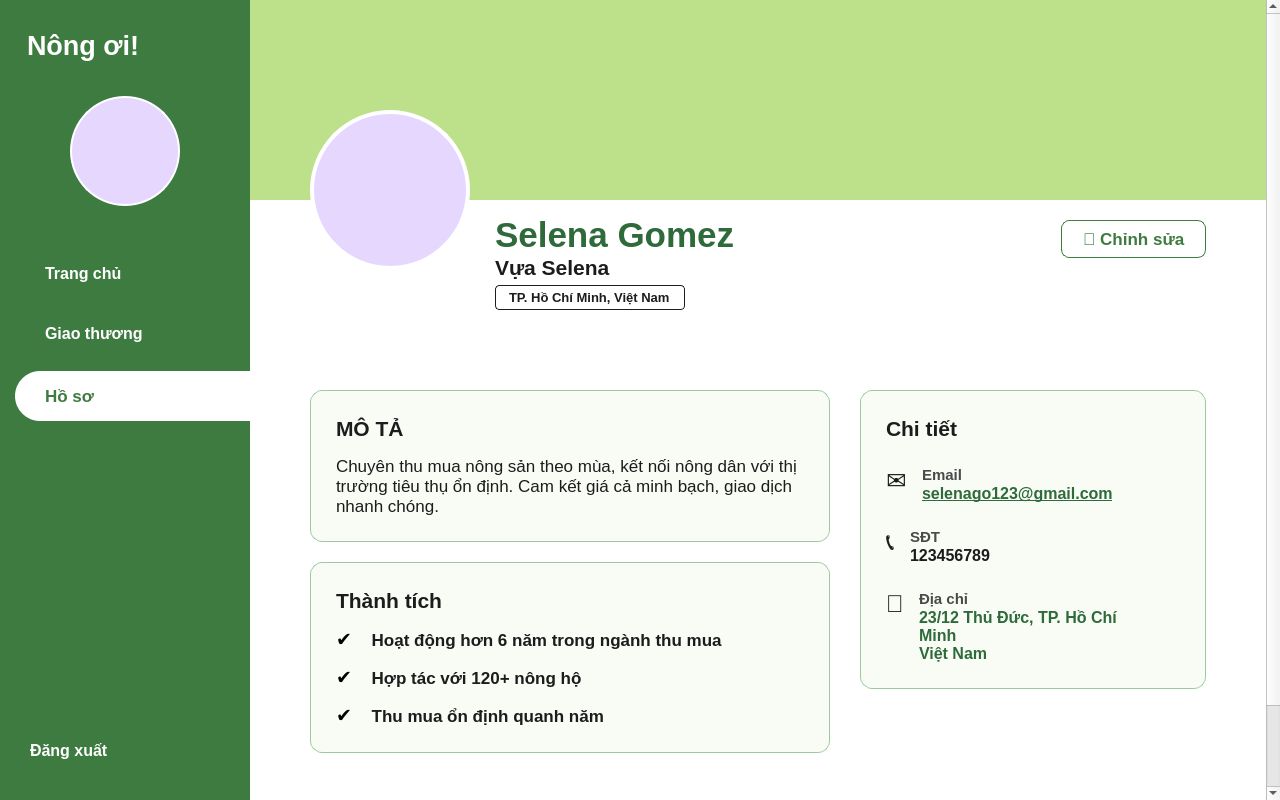
<?xml version="1.0" encoding="UTF-8"?>
<ui version="4.0">
 <class>ProfileChuVuaScreen</class>
 <widget class="QWidget" name="ProfileChuVuaScreen">
  <property name="geometry">
   <rect>
    <x>0</x>
    <y>0</y>
    <width>1280</width>
    <height>800</height>
   </rect>
  </property>
  <property name="windowTitle">
   <string>Hồ sơ Chủ vựa - Nông Ơi</string>
  </property>
  <property name="styleSheet">
   <string notr="true">QWidget#ProfileChuVuaScreen {
    background-color: #111111;
}
QLabel {
    font-family: 'Segoe UI', Arial, sans-serif;
}
QScrollArea {
    border: none;
    background-color: transparent;
}</string>
  </property>
  <layout class="QHBoxLayout" name="main_layout">
   <property name="spacing">
    <number>0</number>
   </property>
   <property name="leftMargin">
    <number>0</number>
   </property>
   <property name="topMargin">
    <number>0</number>
   </property>
   <property name="rightMargin">
    <number>0</number>
   </property>
   <property name="bottomMargin">
    <number>0</number>
   </property>

   <!-- SIDEBAR CHUẨN TỪ HOME CHỦ VỰA -->
   <item>
    <widget class="QFrame" name="sidebar">
     <property name="minimumSize">
      <size>
       <width>250</width>
       <height>0</height>
      </size>
     </property>
     <property name="maximumSize">
      <size>
       <width>250</width>
       <height>16777215</height>
      </size>
     </property>
     <property name="styleSheet">
      <string notr="true">QFrame#sidebar {
    background-color: #3E7B40;
}</string>
     </property>
     <layout class="QVBoxLayout" name="verticalLayout_sidebar">
      <property name="spacing">
       <number>15</number>
      </property>
      <property name="leftMargin">
       <number>0</number>
      </property>
      <property name="topMargin">
       <number>30</number>
      </property>
      <property name="rightMargin">
       <number>0</number>
      </property>
      <property name="bottomMargin">
       <number>30</number>
      </property>
      <item>
       <widget class="QLabel" name="lbl_logo">
        <property name="styleSheet">
         <string notr="true">color: white;
font-size: 20pt;
font-weight: bold;
padding-left: 20px;</string>
        </property>
        <property name="text">
         <string>Nông ơi!</string>
        </property>
       </widget>
      </item>
      <item>
       <spacer name="verticalSpacer_avatar_top">
        <property name="orientation">
         <enum>Qt::Vertical</enum>
        </property>
        <property name="sizeType">
         <enum>QSizePolicy::Fixed</enum>
        </property>
        <property name="sizeHint" stdset="0">
         <size>
          <width>20</width>
          <height>20</height>
         </size>
        </property>
       </spacer>
      </item>
      <item>
       <layout class="QHBoxLayout" name="avatar_layout">
        <item>
         <widget class="QLabel" name="lbl_avatar">
          <property name="minimumSize">
           <size>
            <width>110</width>
            <height>110</height>
           </size>
          </property>
          <property name="maximumSize">
           <size>
            <width>110</width>
            <height>110</height>
           </size>
          </property>
          <property name="styleSheet">
           <string notr="true">background-color: #E6D7FF;
border-radius: 55px;
border: 2px solid white;</string>
          </property>
          <property name="text">
           <string/>
          </property>
          <property name="pixmap">
           <pixmap>../Hình ảnh/icon_user_purple.png</pixmap>
          </property>
          <property name="scaledContents">
           <bool>true</bool>
          </property>
          <property name="alignment">
           <set>Qt::AlignCenter</set>
          </property>
         </widget>
        </item>
       </layout>
      </item>
      <item>
       <spacer name="verticalSpacer_menu_top">
        <property name="orientation">
         <enum>Qt::Vertical</enum>
        </property>
        <property name="sizeType">
         <enum>QSizePolicy::Fixed</enum>
        </property>
        <property name="sizeHint" stdset="0">
         <size>
          <width>20</width>
          <height>30</height>
         </size>
        </property>
       </spacer>
      </item>

      <!-- INACTIVE: Trang chủ -->
      <item>
       <widget class="QPushButton" name="btn_menu_trang_chu">
        <property name="minimumSize">
         <size>
          <width>0</width>
          <height>45</height>
         </size>
        </property>
        <property name="cursor">
         <cursorShape>PointingHandCursor</cursorShape>
        </property>
        <property name="styleSheet">
         <string notr="true">QPushButton {
    background-color: transparent;
    color: white;
    font-size: 12pt;
    font-weight: bold;
    text-align: left;
    padding-left: 45px;
    border: none;
}
QPushButton:hover {
    color: #DDF3B9;
}</string>
        </property>
        <property name="text">
         <string>Trang chủ</string>
        </property>
       </widget>
      </item>

      <!-- INACTIVE: Giao thương -->
      <item>
       <widget class="QPushButton" name="btn_menu_giao_thuong">
        <property name="minimumSize">
         <size>
          <width>0</width>
          <height>45</height>
         </size>
        </property>
        <property name="cursor">
         <cursorShape>PointingHandCursor</cursorShape>
        </property>
        <property name="styleSheet">
         <string notr="true">QPushButton {
    background-color: transparent;
    color: white;
    font-size: 12pt;
    font-weight: bold;
    text-align: left;
    padding-left: 45px;
    border: none;
}
QPushButton:hover {
    color: #DDF3B9;
}</string>
        </property>
        <property name="text">
         <string>Giao thương</string>
        </property>
       </widget>
      </item>

      <!-- ACTIVE: Hồ sơ -->
      <item>
       <widget class="QPushButton" name="btn_menu_ho_so">
        <property name="minimumSize">
         <size>
          <width>0</width>
          <height>50</height>
         </size>
        </property>
        <property name="cursor">
         <cursorShape>PointingHandCursor</cursorShape>
        </property>
        <property name="styleSheet">
         <string notr="true">QPushButton {
    background-color: #FFFFFF;
    color: #3E7B40;
    font-size: 13pt;
    font-weight: bold;
    text-align: left;
    padding-left: 30px;
    border: none;
    border-top-left-radius: 25px;
    border-bottom-left-radius: 25px;
    margin-left: 15px;
}</string>
        </property>
        <property name="text">
         <string>Hồ sơ</string>
        </property>
       </widget>
      </item>

      <item>
       <spacer name="verticalSpacer_sidebar_bottom">
        <property name="orientation">
         <enum>Qt::Vertical</enum>
        </property>
        <property name="sizeHint" stdset="0">
         <size>
          <width>20</width>
          <height>40</height>
         </size>
        </property>
       </spacer>
      </item>

      <item>
       <widget class="QPushButton" name="btn_dang_xuat">
        <property name="minimumSize">
         <size>
          <width>0</width>
          <height>40</height>
         </size>
        </property>
        <property name="cursor">
         <cursorShape>PointingHandCursor</cursorShape>
        </property>
        <property name="styleSheet">
         <string notr="true">QPushButton {
    background-color: transparent;
    color: white;
    font-size: 12pt;
    font-weight: bold;
    text-align: left;
    padding-left: 30px;
    border: none;
}
QPushButton:hover {
    color: #FFB3B3;
}</string>
        </property>
        <property name="text">
         <string>Đăng xuất</string>
        </property>
       </widget>
      </item>
     </layout>
    </widget>
   </item>

   <!-- BÊN PHẢI: KHUNG SCROLL AREA -->
   <item>
    <widget class="QScrollArea" name="scroll_area">
     <property name="widgetResizable">
      <bool>true</bool>
     </property>
     <property name="frameShape">
      <enum>QFrame::NoFrame</enum>
     </property>
     <property name="styleSheet">
      <string notr="true">QScrollArea {
    background-color: #FFFFFF;
    border: none;
}</string>
     </property>
     <widget class="QWidget" name="scrollAreaWidgetContents">
      <property name="geometry">
       <rect>
        <x>0</x>
        <y>0</y>
        <width>1030</width>
        <height>900</height>
       </rect>
      </property>
      <property name="styleSheet">
       <string notr="true">QWidget#scrollAreaWidgetContents {
    background-color: #FFFFFF;
}</string>
      </property>
      <layout class="QVBoxLayout" name="verticalLayout_main">
       <property name="spacing">
        <number>0</number>
       </property>
       <property name="leftMargin">
        <number>0</number>
       </property>
       <property name="topMargin">
        <number>0</number>
       </property>
       <property name="rightMargin">
        <number>0</number>
       </property>
       <property name="bottomMargin">
        <number>0</number>
       </property>

       <!-- LƯỚI GRID HEADER (Chứa Banner, Avatar, Info, Button đè lên nhau) -->
       <item>
        <layout class="QGridLayout" name="gridLayout_header">
         <property name="spacing">
          <number>0</number>
         </property>

         <!-- Row 0: Background Banner (Xanh nhạt) -->
         <item row="0" column="0" rowspan="1" colspan="7">
          <widget class="QFrame" name="banner_frame">
           <property name="minimumSize">
            <size>
             <width>0</width>
             <height>200</height>
            </size>
           </property>
           <property name="styleSheet">
            <string notr="true">background-color: #BDE08B;</string>
           </property>
          </widget>
         </item>

         <!-- Spacer tạo khoảng cách mép trái (Cột 0) -->
         <item row="0" column="0" rowspan="2">
          <spacer name="hs_banner_left">
           <property name="orientation">
            <enum>Qt::Horizontal</enum>
           </property>
           <property name="sizeType">
            <enum>QSizePolicy::Fixed</enum>
           </property>
           <property name="sizeHint" stdset="0">
            <size>
             <width>60</width>
             <height>10</height>
            </size>
           </property>
          </spacer>
         </item>

         <!-- Row 0, 1: Avatar cắt ngang banner -->
         <item row="0" column="1" rowspan="2">
          <layout class="QVBoxLayout" name="vbox_avatar">
           <property name="topMargin">
            <number>110</number>
           </property>
           <item alignment="Qt::AlignCenter">
            <widget class="QLabel" name="lbl_avatar_large">
             <property name="minimumSize">
              <size>
               <width>160</width>
               <height>160</height>
              </size>
             </property>
             <property name="maximumSize">
              <size>
               <width>160</width>
               <height>160</height>
              </size>
             </property>
             <property name="styleSheet">
              <string notr="true">background-color: #E6D7FF;
border-radius: 80px;
border: 4px solid white;</string>
             </property>
             <property name="pixmap">
              <pixmap>../Hình ảnh/icon_user_purple.png</pixmap>
             </property>
             <property name="scaledContents">
              <bool>true</bool>
             </property>
             <property name="alignment">
              <set>Qt::AlignCenter</set>
             </property>
            </widget>
           </item>
           <item>
            <spacer name="vs_avatar_bottom">
             <property name="orientation"><enum>Qt::Vertical</enum></property>
             <property name="sizeHint" stdset="0"><size><width>20</width><height>20</height></size></property>
            </spacer>
           </item>
          </layout>
         </item>

         <!-- Spacer giữa Avatar và Text -->
         <item row="0" column="2" rowspan="2">
          <spacer name="hs_avatar_text">
           <property name="orientation">
            <enum>Qt::Horizontal</enum>
           </property>
           <property name="sizeType">
            <enum>QSizePolicy::Fixed</enum>
           </property>
           <property name="sizeHint" stdset="0">
            <size>
             <width>25</width>
             <height>10</height>
            </size>
           </property>
          </spacer>
         </item>

         <!-- Row 1: Thông tin Profile -->
         <item row="1" column="3" alignment="Qt::AlignLeft|Qt::AlignTop">
          <layout class="QVBoxLayout" name="vbox_profile_info">
           <property name="spacing">
            <number>0</number>
           </property>
           <property name="topMargin">
            <number>15</number>
           </property>
           <property name="bottomMargin">
            <number>0</number>
           </property>
           <item>
            <widget class="QLabel" name="lbl_profile_name">
             <property name="text">
              <string>Selena Gomez</string>
             </property>
             <property name="styleSheet">
              <string notr="true">color: #2E6A3A; font-size: 26pt; font-weight: 900; margin: 0; padding: 0;</string>
             </property>
            </widget>
           </item>
           <item>
            <widget class="QLabel" name="lbl_profile_farm">
             <property name="text">
              <string>Vựa Selena</string>
             </property>
             <property name="styleSheet">
              <string notr="true">color: #1C1C1C; font-size: 16pt; font-weight: bold; margin-top: -5px; padding: 0;</string>
             </property>
            </widget>
           </item>
           <item>
            <layout class="QHBoxLayout" name="hbox_loc">
             <property name="topMargin">
              <number>5</number>
             </property>
             <item>
              <widget class="QLabel" name="lbl_profile_loc">
               <property name="text">
                <string>TP. Hồ Chí Minh, Việt Nam</string>
               </property>
               <property name="styleSheet">
                <string notr="true">border: 1px solid #1C1C1C; padding: 4px 10px; border-radius: 4px; color: #1C1C1C; font-weight: bold; font-size: 10pt;</string>
               </property>
              </widget>
             </item>
             <item>
              <spacer name="hs_loc_right">
               <property name="orientation">
                <enum>Qt::Horizontal</enum>
               </property>
               <property name="sizeHint" stdset="0">
                <size>
                 <width>40</width>
                 <height>20</height>
                </size>
               </property>
              </spacer>
             </item>
            </layout>
           </item>
           <item>
            <spacer name="vs_info_bottom">
             <property name="orientation"><enum>Qt::Vertical</enum></property>
             <property name="sizeHint" stdset="0">
              <size>
               <width>20</width>
               <height>40</height>
              </size>
             </property>
            </spacer>
           </item>
          </layout>
         </item>

         <!-- Đẩy nút qua bên phải và ép chữ sang trái -->
         <item row="0" column="4" rowspan="2">
          <spacer name="hs_text_btn">
           <property name="orientation">
            <enum>Qt::Horizontal</enum>
           </property>
           <property name="sizeType">
            <enum>QSizePolicy::Expanding</enum>
           </property>
           <property name="sizeHint" stdset="0">
            <size>
             <width>40</width>
             <height>10</height>
            </size>
           </property>
          </spacer>
         </item>

         <!-- Row 1: Nút Chỉnh sửa -->
         <item row="1" column="5" alignment="Qt::AlignTop">
          <layout class="QVBoxLayout">
           <property name="topMargin">
            <number>20</number>
           </property>
           <item>
            <widget class="QPushButton" name="btn_chinh_sua">
             <property name="text">
              <string>📝 Chỉnh sửa</string>
             </property>
             <property name="cursor">
              <cursorShape>PointingHandCursor</cursorShape>
             </property>
             <property name="styleSheet">
              <string notr="true">QPushButton {
    border: 1px solid #3E7B40;
    color: #3E7B40;
    background-color: white;
    border-radius: 8px;
    padding: 8px 20px;
    font-weight: bold;
    font-size: 13pt;
}
QPushButton:hover {
    background-color: #F8FCF5;
}</string>
             </property>
            </widget>
           </item>
          </layout>
         </item>

         <!-- Spacer phải ngoài cùng -->
         <item row="0" column="6" rowspan="2">
          <spacer name="hs_banner_right">
           <property name="orientation">
            <enum>Qt::Horizontal</enum>
           </property>
           <property name="sizeType">
            <enum>QSizePolicy::Fixed</enum>
           </property>
           <property name="sizeHint" stdset="0">
            <size>
             <width>60</width>
             <height>10</height>
            </size>
           </property>
          </spacer>
         </item>
        </layout>
       </item>

       <item>
        <layout class="QHBoxLayout" name="cards_layout">
         <property name="spacing">
          <number>30</number>
         </property>
         <property name="leftMargin">
          <number>60</number>
         </property>
         <property name="topMargin">
          <number>40</number>
         </property>
         <property name="rightMargin">
          <number>60</number>
         </property>
         <property name="bottomMargin">
          <number>60</number>
         </property>

         <!-- Cột Trái -->
         <item>
          <widget class="QFrame" name="left_col">
           <property name="sizePolicy">
            <sizepolicy hsizetype="Preferred" vsizetype="Preferred">
             <horstretch>6</horstretch>
             <verstretch>0</verstretch>
            </sizepolicy>
           </property>
           <property name="styleSheet">
            <string notr="true">border: none; background: transparent;</string>
           </property>
           <layout class="QVBoxLayout" name="vbox_left">
            <property name="spacing">
             <number>20</number>
            </property>
            <property name="leftMargin">
             <number>0</number>
            </property>
            <property name="topMargin">
             <number>0</number>
            </property>
            <property name="rightMargin">
             <number>0</number>
            </property>
            <property name="bottomMargin">
             <number>0</number>
            </property>

            <!-- Card Mô tả -->
            <item>
             <widget class="QFrame" name="card_mo_ta">
              <property name="styleSheet">
               <string notr="true">QFrame#card_mo_ta {
    background-color: #F8FCF5;
    border: 1px solid #9BCA9E;
    border-radius: 12px;
}</string>
              </property>
              <layout class="QVBoxLayout">
               <property name="spacing">
                <number>15</number>
               </property>
               <property name="leftMargin">
                <number>25</number>
               </property>
               <property name="topMargin">
                <number>25</number>
               </property>
               <property name="rightMargin">
                <number>25</number>
               </property>
               <property name="bottomMargin">
                <number>25</number>
               </property>
               <item>
                <widget class="QLabel" name="lbl_mota_title">
                 <property name="text">
                  <string>MÔ TẢ</string>
                 </property>
                 <property name="styleSheet">
                  <string notr="true">color: #1C1C1C; font-size: 16pt; font-weight: bold; border: none;</string>
                 </property>
                </widget>
               </item>
               <item>
                <widget class="QLabel" name="lbl_mota_desc">
                 <property name="text">
                  <string>Chuyên thu mua nông sản theo mùa, kết nối nông dân với thị trường tiêu thụ ổn định. Cam kết giá cả minh bạch, giao dịch nhanh chóng.</string>
                 </property>
                 <property name="styleSheet">
                  <string notr="true">color: #1C1C1C; font-size: 13pt; border: none; line-height: 1.5;</string>
                 </property>
                 <property name="wordWrap">
                  <bool>true</bool>
                 </property>
                </widget>
               </item>
              </layout>
             </widget>
            </item>

            <!-- Card Thành tích -->
            <item>
             <widget class="QFrame" name="card_thanh_tich">
              <property name="styleSheet">
               <string notr="true">QFrame#card_thanh_tich {
    background-color: #F8FCF5;
    border: 1px solid #9BCA9E;
    border-radius: 12px;
}</string>
              </property>
              <layout class="QVBoxLayout">
               <property name="spacing">
                <number>15</number>
               </property>
               <property name="leftMargin">
                <number>25</number>
               </property>
               <property name="topMargin">
                <number>25</number>
               </property>
               <property name="rightMargin">
                <number>25</number>
               </property>
               <property name="bottomMargin">
                <number>25</number>
               </property>
               <item>
                <widget class="QLabel" name="lbl_tt_title">
                 <property name="text">
                  <string>Thành tích</string>
                 </property>
                 <property name="styleSheet">
                  <string notr="true">color: #1C1C1C; font-size: 16pt; font-weight: bold; border: none;</string>
                 </property>
                </widget>
               </item>

               <item>
                <layout class="QHBoxLayout">
                 <item>
                  <widget class="QLabel">
                   <property name="text"><string>✔️</string></property>
                   <property name="styleSheet"><string notr="true">font-size: 14pt; border: none;</string></property>
                  </widget>
                 </item>
                 <item>
                  <widget class="QLabel">
                   <property name="text"><string> Hoạt động hơn 6 năm trong ngành thu mua</string></property>
                   <property name="styleSheet"><string notr="true">font-size: 13pt; font-weight: bold; color: #1C1C1C; border: none;</string></property>
                  </widget>
                 </item>
                 <item>
                  <spacer name="hs_tt1">
                   <property name="orientation"><enum>Qt::Horizontal</enum></property>
                   <property name="sizeHint" stdset="0"><size><width>40</width><height>20</height></size></property>
                  </spacer>
                 </item>
                </layout>
               </item>

               <item>
                <layout class="QHBoxLayout">
                 <item>
                  <widget class="QLabel">
                   <property name="text"><string>✔️</string></property>
                   <property name="styleSheet"><string notr="true">font-size: 14pt; border: none;</string></property>
                  </widget>
                 </item>
                 <item>
                  <widget class="QLabel">
                   <property name="text"><string> Hợp tác với 120+ nông hộ</string></property>
                   <property name="styleSheet"><string notr="true">font-size: 13pt; font-weight: bold; color: #1C1C1C; border: none;</string></property>
                  </widget>
                 </item>
                 <item>
                  <spacer name="hs_tt2">
                   <property name="orientation"><enum>Qt::Horizontal</enum></property>
                   <property name="sizeHint" stdset="0"><size><width>40</width><height>20</height></size></property>
                  </spacer>
                 </item>
                </layout>
               </item>

               <item>
                <layout class="QHBoxLayout">
                 <item>
                  <widget class="QLabel">
                   <property name="text"><string>✔️</string></property>
                   <property name="styleSheet"><string notr="true">font-size: 14pt; border: none;</string></property>
                  </widget>
                 </item>
                 <item>
                  <widget class="QLabel">
                   <property name="text"><string> Thu mua ổn định quanh năm</string></property>
                   <property name="styleSheet"><string notr="true">font-size: 13pt; font-weight: bold; color: #1C1C1C; border: none;</string></property>
                  </widget>
                 </item>
                 <item>
                  <spacer name="hs_tt3">
                   <property name="orientation"><enum>Qt::Horizontal</enum></property>
                   <property name="sizeHint" stdset="0"><size><width>40</width><height>20</height></size></property>
                  </spacer>
                 </item>
                </layout>
               </item>

              </layout>
             </widget>
            </item>
            <item>
             <spacer name="vs_left_col">
              <property name="orientation"><enum>Qt::Vertical</enum></property>
              <property name="sizeHint" stdset="0"><size><width>20</width><height>40</height></size></property>
             </spacer>
            </item>
           </layout>
          </widget>
         </item>

         <!-- Cột Phải -->
         <item>
          <widget class="QFrame" name="right_col">
           <property name="sizePolicy">
            <sizepolicy hsizetype="Preferred" vsizetype="Preferred">
             <horstretch>4</horstretch>
             <verstretch>0</verstretch>
            </sizepolicy>
           </property>
           <property name="styleSheet">
            <string notr="true">border: none; background: transparent;</string>
           </property>
           <layout class="QVBoxLayout" name="vbox_right">
            <property name="spacing">
             <number>20</number>
            </property>
            <property name="leftMargin">
             <number>0</number>
            </property>
            <property name="topMargin">
             <number>0</number>
            </property>
            <property name="rightMargin">
             <number>0</number>
            </property>
            <property name="bottomMargin">
             <number>0</number>
            </property>

            <!-- Card Chi tiết -->
            <item>
             <widget class="QFrame" name="card_chi_tiet">
              <property name="styleSheet">
               <string notr="true">QFrame#card_chi_tiet {
    background-color: #F8FCF5;
    border: 1px solid #9BCA9E;
    border-radius: 12px;
}</string>
              </property>
              <layout class="QVBoxLayout">
               <property name="spacing">
                <number>25</number>
               </property>
               <property name="leftMargin">
                <number>25</number>
               </property>
               <property name="topMargin">
                <number>25</number>
               </property>
               <property name="rightMargin">
                <number>25</number>
               </property>
               <property name="bottomMargin">
                <number>25</number>
               </property>

               <item>
                <widget class="QLabel" name="lbl_chitiet_title">
                 <property name="text">
                  <string>Chi tiết</string>
                 </property>
                 <property name="styleSheet">
                  <string notr="true">color: #1C1C1C; font-size: 16pt; font-weight: bold; border: none;</string>
                 </property>
                </widget>
               </item>

               <!-- Email -->
               <item>
                <layout class="QHBoxLayout">
                 <property name="spacing"><number>15</number></property>
                 <item alignment="Qt::AlignTop">
                  <widget class="QLabel" name="icon_email">
                   <property name="text"><string>✉</string></property>
                   <property name="styleSheet"><string notr="true">font-size: 18pt; color: #1C1C1C; border: none;</string></property>
                  </widget>
                 </item>
                 <item>
                  <layout class="QVBoxLayout">
                   <property name="spacing"><number>0</number></property>
                   <item>
                    <widget class="QLabel" name="lbl_email_lbl">
                     <property name="text"><string>Email</string></property>
                     <property name="styleSheet"><string notr="true">font-size: 11pt; font-weight: bold; color: #4A4A4A; border: none;</string></property>
                    </widget>
                   </item>
                   <item>
                    <widget class="QLabel" name="lbl_email_val">
                     <property name="text"><string>selenago123@gmail.com</string></property>
                     <property name="styleSheet"><string notr="true">font-size: 12pt; font-weight: bold; color: #2E6A3A; border: none; text-decoration: underline;</string></property>
                     <property name="wordWrap"><bool>true</bool></property>
                    </widget>
                   </item>
                  </layout>
                 </item>
                 <item>
                  <spacer name="hs_chitiet_1">
                   <property name="orientation"><enum>Qt::Horizontal</enum></property>
                   <property name="sizeHint" stdset="0"><size><width>40</width><height>20</height></size></property>
                  </spacer>
                 </item>
                </layout>
               </item>

               <!-- Phone -->
               <item>
                <layout class="QHBoxLayout">
                 <property name="spacing"><number>15</number></property>
                 <item alignment="Qt::AlignTop">
                  <widget class="QLabel" name="icon_phone">
                   <property name="text"><string>📞</string></property>
                   <property name="styleSheet"><string notr="true">font-size: 18pt; color: #1C1C1C; border: none;</string></property>
                  </widget>
                 </item>
                 <item>
                  <layout class="QVBoxLayout">
                   <property name="spacing"><number>0</number></property>
                   <item>
                    <widget class="QLabel" name="lbl_phone_lbl">
                     <property name="text"><string>SĐT</string></property>
                     <property name="styleSheet"><string notr="true">font-size: 11pt; font-weight: bold; color: #4A4A4A; border: none;</string></property>
                    </widget>
                   </item>
                   <item>
                    <widget class="QLabel" name="lbl_phone_val">
                     <property name="text"><string>123456789</string></property>
                     <property name="styleSheet"><string notr="true">font-size: 12pt; font-weight: bold; color: #1C1C1C; border: none;</string></property>
                    </widget>
                   </item>
                  </layout>
                 </item>
                 <item>
                  <spacer name="hs_chitiet_2">
                   <property name="orientation"><enum>Qt::Horizontal</enum></property>
                   <property name="sizeHint" stdset="0"><size><width>40</width><height>20</height></size></property>
                  </spacer>
                 </item>
                </layout>
               </item>

               <!-- Address -->
               <item>
                <layout class="QHBoxLayout">
                 <property name="spacing"><number>15</number></property>
                 <item alignment="Qt::AlignTop">
                  <widget class="QLabel" name="icon_addr">
                   <property name="text"><string>📍</string></property>
                   <property name="styleSheet"><string notr="true">font-size: 18pt; color: #1C1C1C; border: none;</string></property>
                  </widget>
                 </item>
                 <item>
                  <layout class="QVBoxLayout">
                   <property name="spacing"><number>0</number></property>
                   <item>
                    <widget class="QLabel" name="lbl_addr_lbl">
                     <property name="text"><string>Địa chỉ</string></property>
                     <property name="styleSheet"><string notr="true">font-size: 11pt; font-weight: bold; color: #4A4A4A; border: none;</string></property>
                    </widget>
                   </item>
                   <item>
                    <widget class="QLabel" name="lbl_addr_val">
                     <property name="text"><string>23/12 Thủ Đức, TP. Hồ Chí Minh
Việt Nam</string></property>
                     <property name="styleSheet"><string notr="true">font-size: 12pt; font-weight: bold; color: #2E6A3A; border: none;</string></property>
                     <property name="wordWrap"><bool>true</bool></property>
                    </widget>
                   </item>
                  </layout>
                 </item>
                 <item>
                  <spacer name="hs_chitiet_3">
                   <property name="orientation"><enum>Qt::Horizontal</enum></property>
                   <property name="sizeHint" stdset="0"><size><width>40</width><height>20</height></size></property>
                  </spacer>
                 </item>
                </layout>
               </item>

              </layout>
             </widget>
            </item>
            <item>
             <spacer name="vs_right_col">
              <property name="orientation"><enum>Qt::Vertical</enum></property>
              <property name="sizeHint" stdset="0"><size><width>20</width><height>40</height></size></property>
             </spacer>
            </item>
           </layout>
          </widget>
         </item>
        </layout>
       </item>

       <item>
        <spacer name="verticalSpacer_main_bottom">
         <property name="orientation">
          <enum>Qt::Vertical</enum>
         </property>
         <property name="sizeHint" stdset="0">
          <size>
           <width>20</width>
           <height>40</height>
          </size>
         </property>
        </spacer>
       </item>
      </layout>
     </widget>
    </widget>
   </item>
  </layout>
 </widget>
 <resources/>
 <connections/>
</ui>
